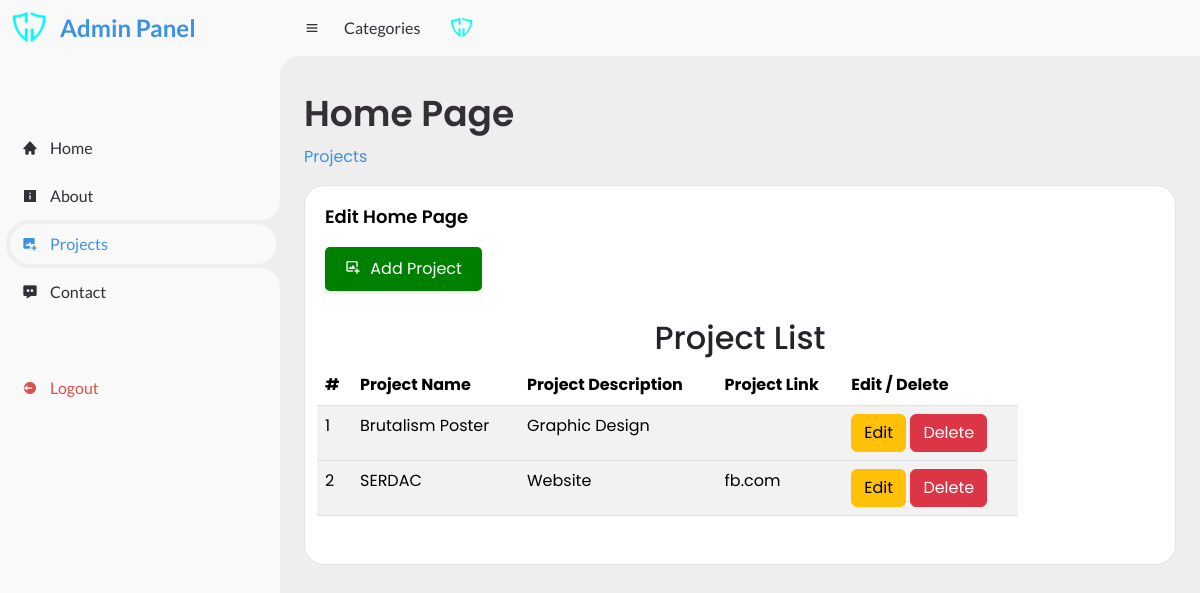
/admin/projects.php (signed in), run on an earlier commit of the app's database.
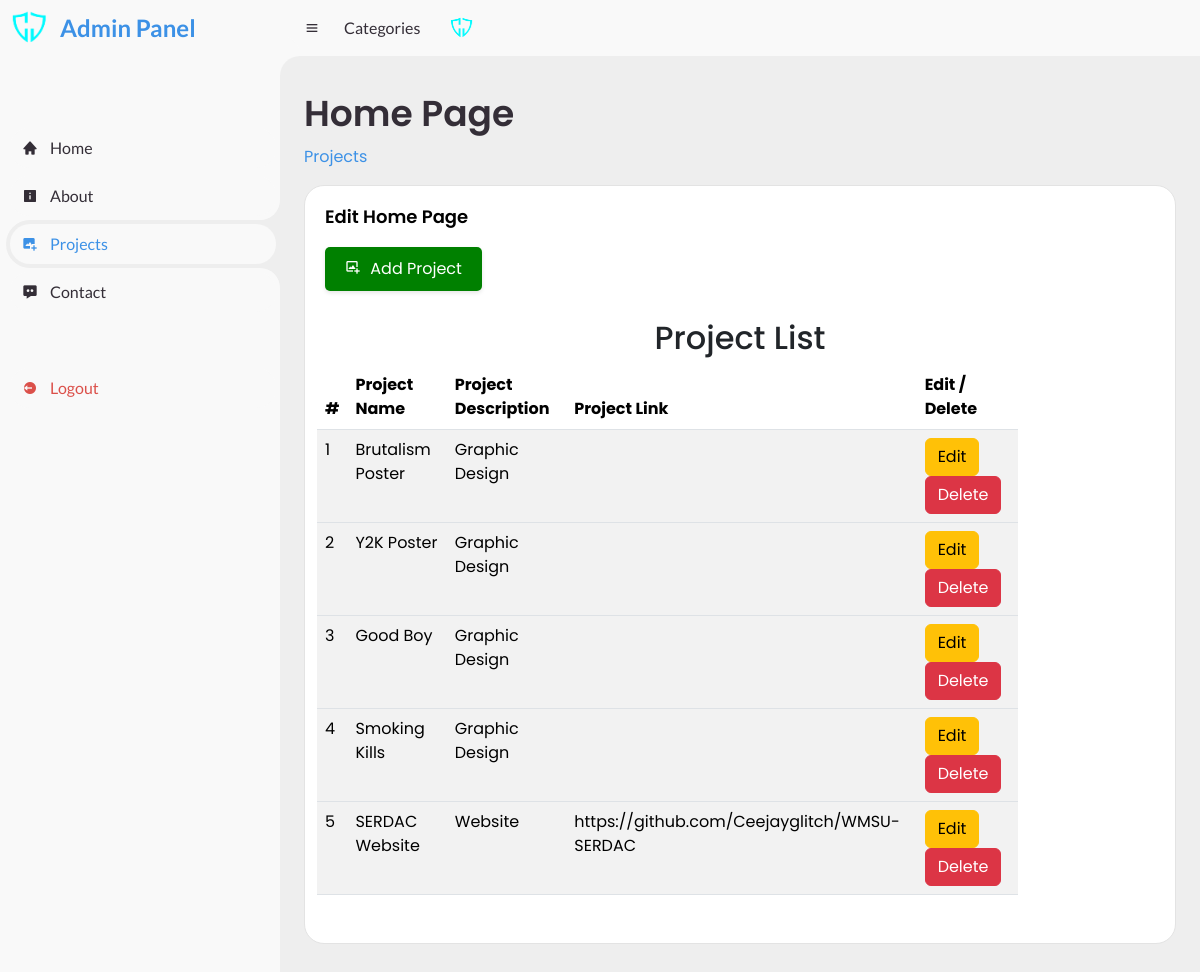
And on a later commit of the database.
### tables this page shows
CREATE TABLE `projects` (
  `id` int(20) NOT NULL,
  `projName` varchar(299) NOT NULL,
  `projImg` varchar(299) DEFAULT NULL,
  `projType` varchar(299) NOT NULL,
  `projLink` varchar(299) DEFAULT NULL
);

### admin/projects.php (the view, shortened to what this page needs)
<!DOCTYPE html>
<html lang="en">
<head>
	<link href="https://cdn.jsdelivr.net/npm/bootstrap@5.3.3/dist/css/bootstrap.min.css" rel="stylesheet">
	<link href='https://unpkg.com/boxicons@2.0.9/css/boxicons.min.css' rel='stylesheet'>
	<link rel="stylesheet" href="assets/style.css">
</head>
<body>
	<?php include('header.php'); ?>
	<section id="content">
		<nav>
			<i class='bx bx-menu' ></i>
			<a href="#" class="nav-link">Categories</a>
			<a href="#" class="profile">
				<img src="../images/cj_logo.png">
			</a>
		</nav>
		<main>
			<div class="head-title">
				<div class="left">
					<h1>Home Page</h1>
					<ul class="breadcrumb">
						<li>
							<a class="active" href="#">Projects</a>
						</li>
					</ul>
				</div>
			</div>
			<div class="col-12 grid-margin stretch-card">
              <div class="card">
                <div class="card-body">
                  <h4 class="card-title">Edit Home Page</h4>
                    <a href="add-project.php" class="btn-edit">
                        <i class='bx bx-image-add'></i>
					    <span class="text">Add Project</span>
				    </a>
                </div>
				<section class="container py-2 mb-4">
					<h2 style="text-align: center;">Project List</h2>
					<div class="row">
						<div class="col-lg-10">
							<table class="table table-striped table-hover">
								<thead class="thead-dark">
								<tr>
									<th>#</th>
									<th>Project Name</th>
                                    <th>Project Description</th>
                                    <th>Project Link</th>
									<th>Edit / Delete</th>
								</tr>
								</thead>
								<?php
								global $ConnectingDB;
								$sql = "SELECT * FROM projects";
								$stmt = $ConnectingDB->query($sql);
								$count = 0;
								while ($DataRows = $stmt->fetch()){
									$Id			=	$DataRows["id"];
									$Project	=	$DataRows["projName"];
                                    $Type	    =	$DataRows["projType"];
                                    $Link	    =	$DataRows["projLink"];
									$count++;
								?>
								<tbody>
								<tr>
									<td><?php echo $count; ?></td>
									<td><?php echo $Project; ?></td>
                                    <td><?php echo $Type; ?></td>
                                    <td><?php echo $Link; ?></td>
									<td>
										<a href="edit-project.php?id=<?php echo $Id; ?>"><span class="btn btn-warning">Edit</span></a>
										<a href="delete-project.php?id=<?php echo $Id; ?>"><span class="btn btn-danger">Delete</span></a>
									</td>
								</tr>
								</tbody>
								<?php } ?>
							</table>
						</div>
					</div>
				</section>
              </div>
            </div>
		</main>
	</section>
</body>
</html>

### admin/header.php (shortened to what this page needs)
<header>
		<section id="sidebar">
		<a href="#" class="brand">
			<img src="../images/cj_logo.png" alt="">
			<span class="text">Admin Panel</span>
		</a>
		<ul class="side-menu top">
			<li <?php if (basename($_SERVER['PHP_SELF']) == 'admin.php') echo 'class="active"'; ?>>
			<a href="admin.php">
				<i class='bx bxs-home' ></i>
				<span class="text">Home</span>
			</a>
			</li>
			<li <?php if (basename($_SERVER['PHP_SELF']) == 'about.php') echo 'class="active"'; ?>>
				<a href="about.php">
					<i class='bx bxs-info-square' ></i>
					<span class="text">About</span>
				</a>
			</li>
			<li <?php if (basename($_SERVER['PHP_SELF']) == 'projects.php') echo 'class="active"'; ?>>
				<a href="projects.php">
					<i class='bx bxs-image-add'></i>
					<span class="text">Projects</span>
				</a>
			</li>
			<li <?php if (basename($_SERVER['PHP_SELF']) == 'contact.php') echo 'class="active"'; ?>>
				<a href="contact.php">
					<i class='bx bxs-message-dots' ></i>
					<span class="text">Contact</span>
				</a>
			</li>
		</ul>
		<ul class="side-menu">
			<li>
				<a href="logout.php" class="logout">
					<i class='bx bxs-log-out-circle' ></i>
					<span class="text">Logout</span>
				</a>
			</li>
		</ul>
		</section>
	</header>

What changed in the data, as far as the page shows it:
removed projects: projName "SERDAC", projType "Website", projLink "fb.com"
added projects: projName "Y2K Poster", projType "Graphic Design"
added projects: projName "Good Boy", projType "Graphic Design"
added projects: projName "Smoking Kills", projType "Graphic Design"
added projects: projName "SERDAC Website", projType "Website", projLink "https://github.com/Ceejayglitch/WMSU-SERDAC"
